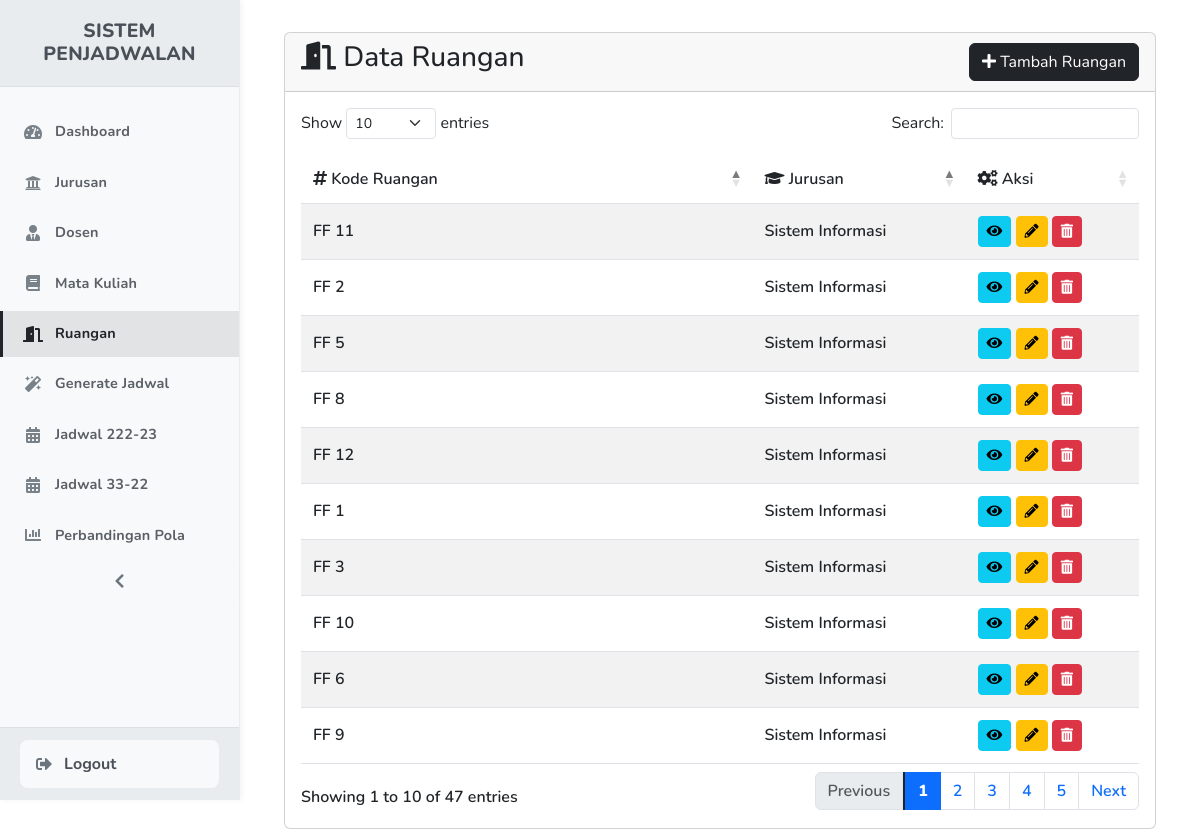
The app's page /admin/ruangan.php (signed in) with its own data.
### tables this page shows
CREATE TABLE `ruangan` (
  `id` int(11) NOT NULL,
  `kode_ruangan` varchar(100) DEFAULT NULL,
  `kode_jurusan` varchar(10) DEFAULT NULL
);

CREATE TABLE `jurusan` (
  `kode_jurusan` varchar(10) NOT NULL,
  `nama_jurusan` varchar(100) NOT NULL
);

### admin/ruangan.php (the view, shortened to what this page needs)
<?php
require_once 'config/database.php';
$sql = "SELECT r.*, j.nama_jurusan
        FROM ruangan r
        LEFT JOIN jurusan j ON r.kode_jurusan = j.kode_jurusan
        ORDER BY j.nama_jurusan ASC,
                 SUBSTRING(r.kode_ruangan, 1, 1) ASC,
                 CAST(SUBSTRING(r.kode_ruangan, 2) AS UNSIGNED) ASC";
$result = mysqli_query($conn, $sql);
?>
<!DOCTYPE html>
<html lang="en">
<head>
    <link href="https://cdn.jsdelivr.net/npm/bootstrap@5.3.0/dist/css/bootstrap.min.css" rel="stylesheet">
    <link href="https://cdnjs.cloudflare.com/ajax/libs/font-awesome/6.0.0/css/all.min.css" rel="stylesheet">
    <link rel="stylesheet" href="assets/css/sidebar.css">
    <link rel="stylesheet" href="https://cdn.datatables.net/1.13.7/css/dataTables.bootstrap5.min.css">
    <link rel="stylesheet" href="https://cdn.datatables.net/responsive/2.5.0/css/responsive.bootstrap5.min.css">
    <link href="https://cdn.jsdelivr.net/npm/select2-bootstrap-5-theme@1.3.0/dist/select2-bootstrap-5-theme.min.css" rel="stylesheet" />
</head>
<body>
    <?php include 'sidebar.php'; ?>
    <div class="main-content">
        <div class="container">
            <div class="row">
                <div class="col-md-12">
                    <div class="card">
                        <div class="card-header d-flex justify-content-between align-items-center">
                            <h3><i class="fas fa-door-open"></i> Data Ruangan</h3>
                            <button type="button" class="btn btn-dark" data-bs-toggle="modal" data-bs-target="#addModal">
                                <i class="fas fa-plus"></i> Tambah Ruangan
                            </button>
                        </div>
                        <div class="card-body">
                            <div class="table-responsive">
                                <table class="table table-striped" id="ruanganTable">
                                    <thead>
                                        <tr>
                                            <th><i class="fas fa-hashtag"></i> Kode Ruangan</th>
                                            <th><i class="fas fa-graduation-cap"></i> Jurusan</th>
                                            <th><i class="fas fa-cogs"></i> Aksi</th>
                                        </tr>
                                    </thead>
                                    <tbody>
                                        <?php while ($row = mysqli_fetch_assoc($result)): ?>
                                        <tr>
                                            <td><?php echo $row['kode_ruangan']; ?></td>
                                            <td><?php echo $row['nama_jurusan'] ?? '-'; ?></td>
                                            <td>
                                                <button type="button" class="btn btn-info btn-sm view-btn"
                                                        data-id="<?php echo $row['id']; ?>"
                                                        data-kode="<?php echo $row['kode_ruangan']; ?>"
                                                        data-jurusan="<?php echo $row['nama_jurusan'] ?? '-'; ?>"
                                                        title="Lihat Detail">
                                                    <i class="fas fa-eye"></i>
                                                </button>
                                                <button type="button" class="btn btn-warning btn-sm edit-btn"
                                                        data-id="<?php echo $row['id']; ?>"
                                                        data-kode="<?php echo $row['kode_ruangan']; ?>"
                                                        data-jurusan="<?php echo $row['kode_jurusan'] ?? ''; ?>"
                                                        title="Edit Data">
                                                    <i class="fas fa-pencil-alt"></i>
                                                </button>
                                                <button type="button" class="btn btn-danger btn-sm delete-btn"
                                                        data-id="<?php echo $row['id']; ?>"
                                                        title="Hapus Data">
                                                    <i class="fas fa-trash-alt"></i>
                                                </button>
                                            </td>
                                        </tr>
                                        <?php endwhile; ?>
                                    </tbody>
                                </table>
                            </div>
                        </div>
                    </div>
                </div>
            </div>
        </div>
    </div>
</body>
</html>

### admin/assets/css/sidebar.css (style rules this page uses)
* { font-family: 'Nunito', sans-serif; margin: 0; padding: 0; box-sizing: border-box; }
:root { --primary-color: #f8f9fa; --secondary-color: #e9ecef; --accent-color: #6c757d; --text-color: #495057; --hover-color: rgba(108, 117, 125, 0.1); --active-color: rgba(33, 37, 41, 0.1); --divider-color: rgba(108, 117, 125, 0.1); --shadow-color: rgba(0, 0, 0, 0.05); --sidebar-width: 240px; --sidebar-width-mobile: 60px; --active-text-color: #212529; }
.main-content { margin-left: var(--sidebar-width); padding: 2rem; min-height: 100vh; background: #fff; transition: all 0.2s ease; font-family: 'Nunito', sans-serif; font-weight: 600; }

### admin/ruangan.php (style rules this page uses)
.table th { font-weight: 600 !important; }
.table td, .table th { padding: 0.75rem !important; vertical-align: middle !important; }

### records on screen
ruangan: kode_ruangan "FF 11", kode_jurusan.nama_jurusan "Sistem Informasi"
ruangan: kode_ruangan "FF 2", kode_jurusan.nama_jurusan "Sistem Informasi"
ruangan: kode_ruangan "FF 5", kode_jurusan.nama_jurusan "Sistem Informasi"
ruangan: kode_ruangan "FF 8", kode_jurusan.nama_jurusan "Sistem Informasi"
ruangan: kode_ruangan "FF 12", kode_jurusan.nama_jurusan "Sistem Informasi"
ruangan: kode_ruangan "FF 1", kode_jurusan.nama_jurusan "Sistem Informasi"
ruangan: kode_ruangan "FF 3", kode_jurusan.nama_jurusan "Sistem Informasi"
ruangan: kode_ruangan "FF 10", kode_jurusan.nama_jurusan "Sistem Informasi"
ruangan: kode_ruangan "FF 6", kode_jurusan.nama_jurusan "Sistem Informasi"
ruangan: kode_ruangan "FF 9", kode_jurusan.nama_jurusan "Sistem Informasi"
